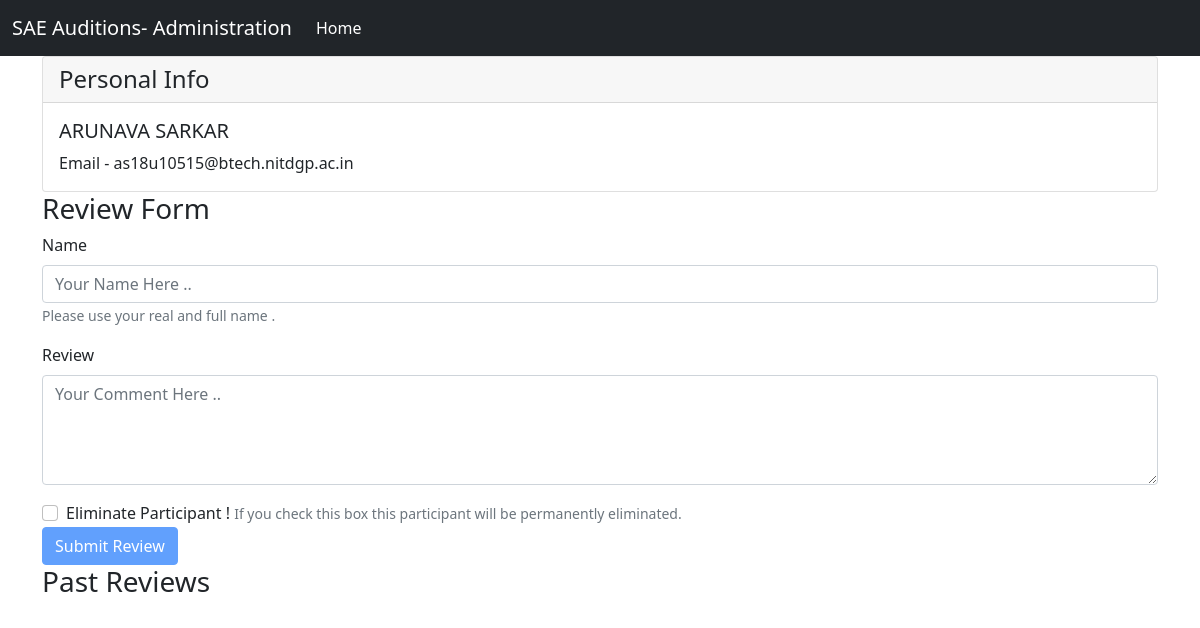
The app's page /administrator/response_detail/19 with its own data.
### accounts/models.py (models this page shows, shortened)
class Profile(models.Model):
    status = [
        (1,'NOT_EVALUATED'),
        (2,'EVALUATED'),
        (3,'ELIMINATED'),
    ]
    user = models.OneToOneField(User,on_delete=CASCADE)
    curr_round = models.IntegerField(default=1)
    current_status = models.IntegerField(choices=status,default=1)
    created_at = models.DateTimeField(auto_now_add=True)
    member= models.BooleanField(default=False)
    completed=models.BooleanField(default=False)

### administrator/views.py (the view, shortened to what this page needs)
# urls.py: path('response_detail/<int:id>',views.response_detail,name='response_detail'),
def response_detail(request,id):
    profile = Profile.objects.get(id = id)
    response = Response.objects.filter(profile = profile)
    data = {}
    try:
        comments = Comment.objects.filter(profile=profile).order_by('-date_time')
        data['reviews'] = comments
    except:
        data['reviews'] = []
    data['profile'] = profile
    data['response'] = response
    return render(request,'administrator/detail.html',{'data':data})

### administrator/templates/administrator/detail.html (shortened to what this page needs)
{% extends 'base3.html' %}
{% block content %}
<div class="container">
  <div class="card">
    <h4 class="card-header">
      Personal Info
    </h4>
    <div class="card-body">
      <h5 class="card-title">{{data.profile.user.first_name}} {{data.profile.user.last_name}}</h5>
      <p class="card-text">Email - {{data.profile.user.email}}</p>
    </div>
  </div>
</div>
<div class="container">
  <h3>Review Form</h3>
  <form method="POST">
    <div class="mb-3">
      <label for="exampleInputEmail1" class="form-label">Name</label>
      <input id = "namefield" type="text" class="form-control" name="author" placeholder="Your Name Here ..">
      <small class="form-text text-muted">
        Please use your real and full name .
      </small>
    </div>
    <div class="mb-3">
      <label for="exampleInputPassword1" class="form-label">Review</label>
      <textarea id = "commentfield" class="form-control" rows="4" name="comment" placeholder="Your Comment Here .."></textarea>
    </div>
    <div class="form-group form-check">
      <input type="checkbox" class="form-check-input" name="eliminate">
      <label class="form-check-label" >Eliminate Participant !</label>
      <small class="form-text text-muted">
        If you check this box this participant will be permanently eliminated.
      </small>
    </div>
    <button id="button" type="submit" class="btn btn-primary">Submit Review</button>
  </form>
  <h3>Past Reviews</h3>
</div>
{% endblock %}

### records on screen
Profile: profile.user.first_name "ARUNAVA", profile.user.last_name "SARKAR", profile.user.email "as18u10515@btech.nitdgp.ac.in"
